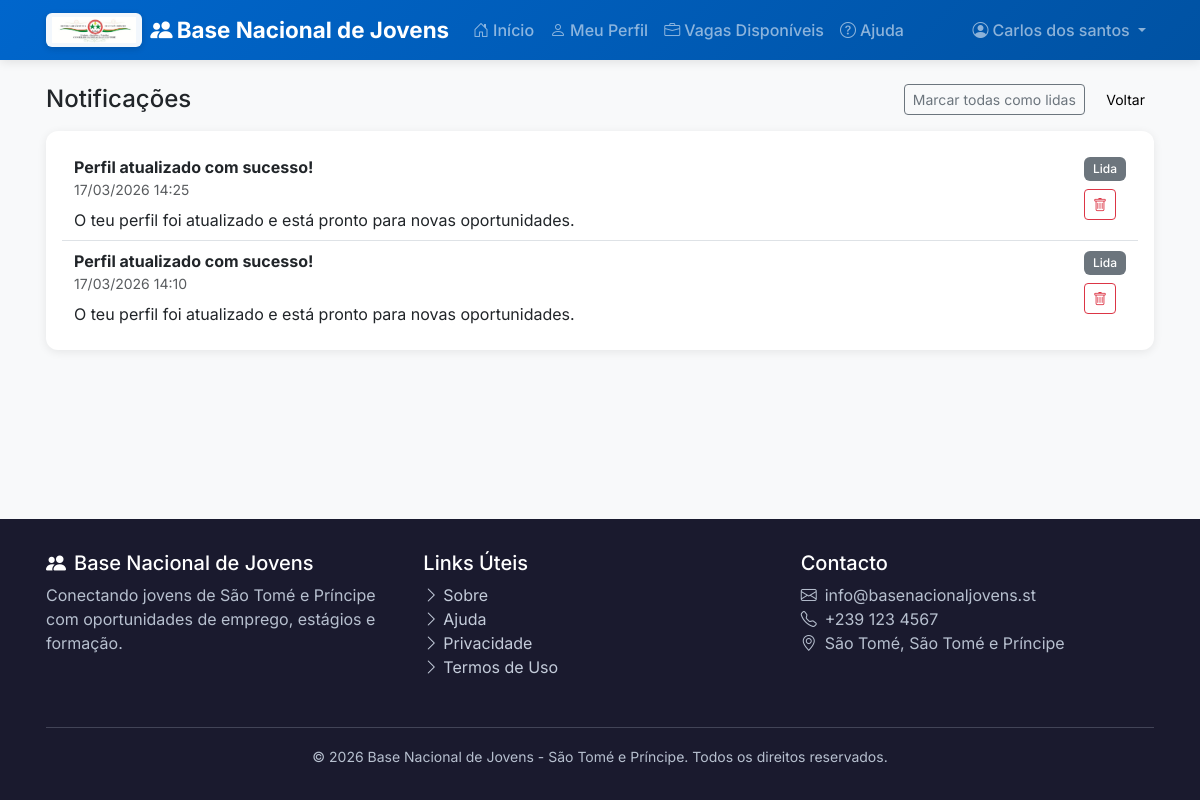
The app's page /accounts/notificacoes/ (signed in), older data.
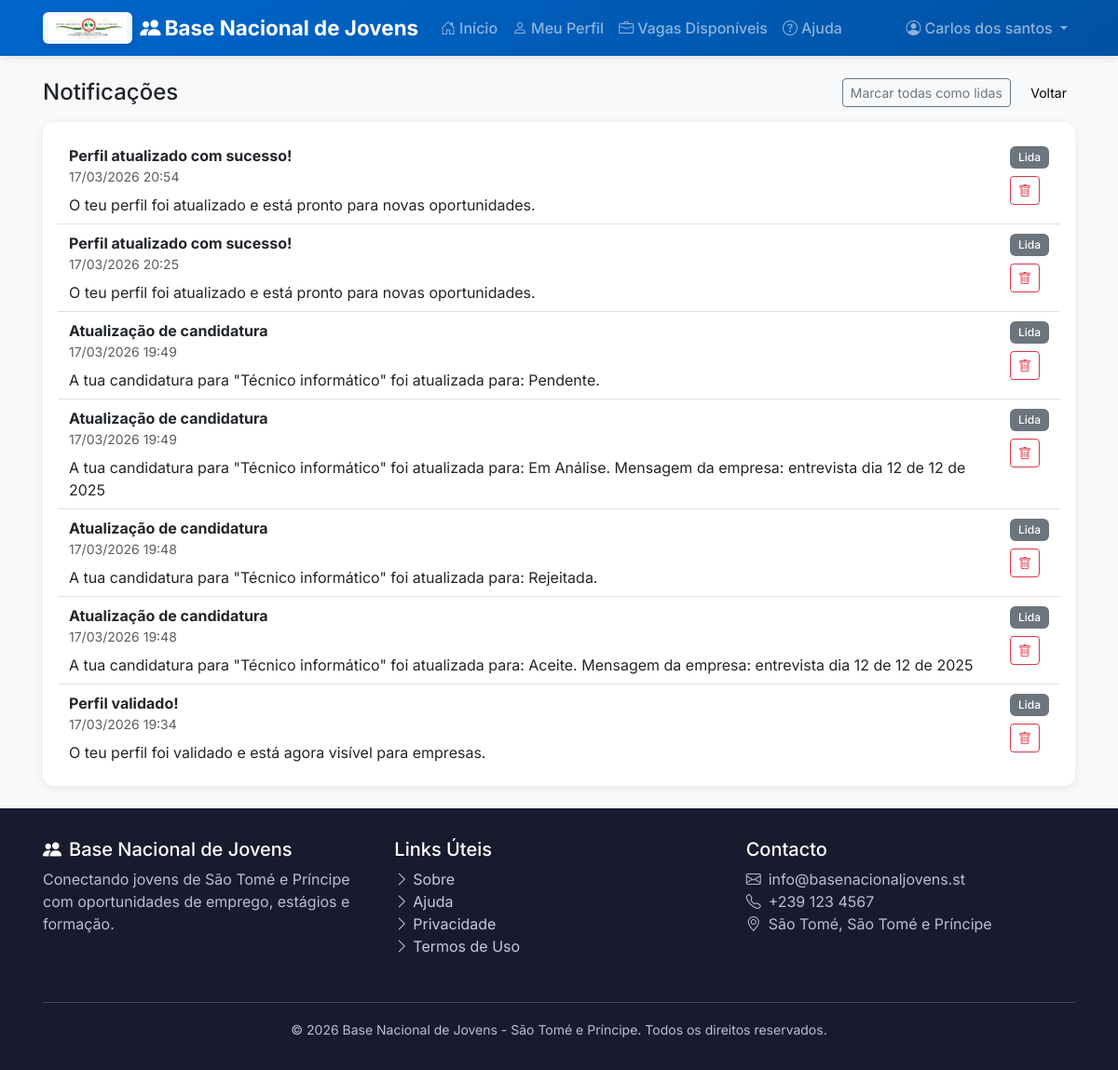
The same page, newer data.
### accounts/models.py (models this page shows, shortened)
class User(AbstractBaseUser, PermissionsMixin):
    class ProfileType(models.TextChoices):
        JOVEM = 'JO', _('Jovem')
        OPERADOR = 'OP', _('Operador Distrital')
        EMPRESA = 'EMP', _('Empresa')
        ADMIN = 'ADM', _('Administrador')
        TECNICO = 'TEC', _('Técnico PNUD')
    email = models.EmailField(_('email address'), unique=True, blank=True, null=True)
    telefone = models.CharField(_('telefone'), max_length=20, unique=True)
    nome = models.CharField(_('nome completo'), max_length=255)
    perfil = models.CharField(
        _('perfil'),
        max_length=3,
        choices=ProfileType.choices,
        default=ProfileType.JOVEM
    )
    distrito = models.ForeignKey(
        'core.District',
        on_delete=models.SET_NULL,
        null=True,
        blank=True,
        verbose_name=_('distrito')
    )
    is_staff = models.BooleanField(_('staff status'), default=False)
    is_active = models.BooleanField(_('active'), default=True)
    is_verified = models.BooleanField(_('verificado'), default=False)
    consentimento_dados = models.BooleanField(
        _('consentimento para uso de dados'),
        default=False,
        help_text=_('Autorizo o uso dos meus dados para fins de empregabilidade')
    )
    consentimento_contacto = models.BooleanField(
        _('consentimento para contacto'),
        default=False,
        help_text=_('Autorizo ser contactado por SMS/WhatsApp/email')
    )
    data_consentimento = models.DateTimeField(null=True, blank=True)
    date_joined = models.DateTimeField(_('date joined'), default=timezone.now)
    last_login = models.DateTimeField(_('last login'), null=True, blank=True)
    nome_empresa = models.CharField(_('nome da empresa'), max_length=255, blank=True)
    nif = models.CharField(_('NIF'), max_length=20, blank=True)
    setor_empresa = models.CharField(_('setor'), max_length=100, blank=True)
    associacao_parceira = models.CharField(_('associação/parceiro'), max_length=255, blank=True)
    objects = UserManager()
    USERNAME_FIELD = 'telefone'
    REQUIRED_FIELDS = ['nome']
    class Meta:
        verbose_name = _('utilizador')
        verbose_name_plural = _('utilizadores')
        ordering = ['-date_joined']
    @property
    def is_jovem(self):
        return self.perfil == self.ProfileType.JOVEM
    def has_youth_profile(self):
        return hasattr(self, 'youth_profile')

### core/models.py (models this page shows, shortened)
class Notification(models.Model):
    TIPO_CHOICES = [
        ('INFO', _('Informação')),
        ('SUCESSO', _('Sucesso')),
        ('ALERTA', _('Alerta')),
        ('ERRO', _('Erro')),
    ]
    user = models.ForeignKey(
        settings.AUTH_USER_MODEL,
        on_delete=models.CASCADE,
        related_name='notifications',
        verbose_name=_('utilizador')
    )
    titulo = models.CharField(_('título'), max_length=255)
    mensagem = models.TextField(_('mensagem'))
    tipo = models.CharField(_('tipo'), max_length=10, choices=TIPO_CHOICES, default='INFO')
    lida = models.BooleanField(_('lida'), default=False)
    created_at = models.DateTimeField(_('criada em'), auto_now_add=True)
    class Meta:
        verbose_name = _('notificação')
        verbose_name_plural = _('notificações')
        ordering = ['-created_at']

### accounts/views.py (the view)
# urls.py: path('notificacoes/', views.notifications_view, name='notifications'),
@login_required
def notifications_view(request):
    notifications = request.user.notifications.all()
    unread = notifications.filter(lida=False)
    unread.update(lida=True)
    context = {
        'notifications': notifications[:50],
        'unread_count': 0
    }
    return render(request, 'accounts/notifications.html', context)

### core/context_processors.py (called while the page is built)
def user_profile(request):
    context = {
        'user_has_profile': False,
        'user_profile_type': None,
        'unread_notifications_count': 0,
        'districts': District.objects.all(),
    }
    if request.user.is_authenticated:
        user = request.user
        context['user_profile_type'] = user.perfil
        if user.is_jovem:
            context['user_has_profile'] = user.has_youth_profile()
        elif user.is_empresa:
            context['user_has_profile'] = user.has_company_profile()
        context['unread_notifications_count'] = Notification.objects.filter(
            user=user, lida=False
        ).count()
    return context

### templates/accounts/notifications.html (shortened to what this page needs)
{% extends 'base/base.html' %}
{% block content %}
<div class="container py-4">
  <div class="row">
    <div class="col-12 mb-3 d-flex justify-content-between align-items-center">
      <h4 class="mb-0">Notificações</h4>
      <div>
        <a href="#" class="btn btn-sm btn-outline-secondary me-2">Marcar todas como lidas</a>
        <a href="{% url 'accounts:profile' %}" class="btn btn-sm btn-light">Voltar</a>
      </div>
    </div>
    <div class="col-12">
      <div class="card">
        <div class="card-body">
          {% if notifications %}
            <ul class="list-group list-group-flush">
              {% for n in notifications %}
                <li class="list-group-item d-flex flex-column flex-md-row justify-content-between align-items-start">
                  <div class="w-100">
                    <div class="d-flex justify-content-between">
                      <div>
                        <strong>{{ n.titulo }}</strong>
                        <div class="small text-muted">{{ n.created_at|date:"d/m/Y H:i" }}</div>
                      </div>
                    </div>
                    <div class="mt-2">{{ n.mensagem }}</div>
                  </div>
                  <div class="ms-md-3 mt-2 mt-md-0">
                    {% if not n.lida %}
                      <span class="badge bg-danger">Nova</span>
                    {% else %}
                      <span class="badge bg-secondary">Lida</span>
                    {% endif %}
                    <form method="post" action="{% url 'accounts:delete_notification' n.id %}" class="mt-2">
                      <button type="submit"
                              class="btn btn-sm btn-outline-danger"
                              title="Eliminar"
                              aria-label="Eliminar"
                              onclick="return confirm('Eliminar esta notificação?');">
                        <i class="bi bi-trash"></i>
                      </button>
                    </form>
                  </div>
                </li>
              {% endfor %}
            </ul>
          {% else %}
            <div class="alert alert-info mb-0">Não há notificações.</div>
          {% endif %}
        </div>
      </div>
    </div>
  </div>
</div>
{% endblock %}

### templates/base/base.html (shortened to what this page needs)
<!DOCTYPE html>
<html lang="pt-pt">
{% load static %}
{% load form_tags %}
<head>
    <link href="https://cdn.jsdelivr.net/npm/bootstrap@5.3.2/dist/css/bootstrap.min.css" rel="stylesheet">
    <link href="https://cdn.jsdelivr.net/npm/bootstrap-icons@1.11.1/font/bootstrap-icons.css" rel="stylesheet">
    <link rel="stylesheet" href="{% static 'css/main.css' %}">
</head>
<body>
    <nav class="navbar navbar-expand-lg navbar-dark">
        <div class="container">
            <a class="navbar-brand d-flex align-items-center gap-2" href="{% url 'home' %}">
                <img src="{% static 'img/cnj_logo.jpg' %}" alt="CNJ" class="navbar-logo">
                <span><i class="bi bi-people-fill me-1"></i>Base Nacional de Jovens</span>
            </a>
            <div class="collapse navbar-collapse" id="navbarNav">
                <ul class="navbar-nav me-auto">
                    <li class="nav-item">
                        <a class="nav-link" href="{% url 'home' %}">
                            <i class="bi bi-house-door me-1"></i>Início
                        </a>
                    </li>
                    {% if user.is_authenticated %}
                        {% if user.is_jovem %}
                            {% if user_has_profile %}
                                <li class="nav-item">
                                    <a class="nav-link" href="{% url 'profiles:detail' %}">
                                        <i class="bi bi-person me-1"></i>Meu Perfil
                                    </a>
                                </li>
                                <li class="nav-item">
                                    <a class="nav-link" href="{% url 'profiles:available_jobs' %}">
                                        <i class="bi bi-briefcase me-1"></i>Vagas Disponíveis
                                    </a>
                                </li>
                            {% else %}
                                <li class="nav-item">
                                    <a class="nav-link" href="{% url 'profiles:wizard' %}">
                                        <i class="bi bi-person-plus me-1"></i>Completar Perfil
                                    </a>
                                </li>
                            {% endif %}
                        {% elif user.is_admin %}
                            <li class="nav-item">
                                <a class="nav-link" href="{% url 'dashboard:admin' %}">
                                    <i class="bi bi-speedometer2 me-1"></i>Admin
                                </a>
                            </li>
                        {% elif user.is_tecnico %}
                            <li class="nav-item">
                                <a class="nav-link" href="{% url 'dashboard:tecnico' %}">
                                    <i class="bi bi-graph-up me-1"></i>Dashboard
                                </a>
                            </li>
                        {% endif %}
                    {% else %}
                        <li class="nav-item">
                            <a class="nav-link" href="{% url 'accounts:login' %}?next={% url 'profiles:available_jobs' %}">
                                <i class="bi bi-briefcase me-1"></i>Vagas Disponíveis
                            </a>
                        </li>
                    {% endif %}
                    <li class="nav-item">
                        <a class="nav-link" href="{% url 'help' %}">
                            <i class="bi bi-question-circle me-1"></i>Ajuda
                        </a>
                    </li>
                </ul>
                <ul class="navbar-nav">
                    {% if user.is_authenticated %}
                        <li class="nav-item dropdown">
                            <a class="nav-link dropdown-toggle" href="#" id="userDropdown" role="button" data-bs-toggle="dropdown">
                                <i class="bi bi-person-circle me-1"></i>{{ user.nome|truncatechars:20 }}
                            </a>
                        </li>
                    {% endif %}
                </ul>
            </div>
        </div>
    </nav>
    <main>
        {% block content %}{% endblock %}
    </main>
    <footer class="footer">
        <div class="container">
            <div class="row">
                <div class="col-md-4 mb-3">
                    <h5><i class="bi bi-people-fill me-2"></i>Base Nacional de Jovens</h5>
                    <p class="text-footer">Conectando jovens de São Tomé e Príncipe com oportunidades de emprego, estágios e formação.</p>
                </div>
                <div class="col-md-4 mb-3">
                    <h5>Links Úteis</h5>
                    <ul class="list-unstyled">
                        <li><a href="{% url 'about' %}"><i class="bi bi-chevron-right me-1"></i>Sobre</a></li>
                        <li><a href="{% url 'help' %}"><i class="bi bi-chevron-right me-1"></i>Ajuda</a></li>
                        <li><a href="{% url 'privacy' %}"><i class="bi bi-chevron-right me-1"></i>Privacidade</a></li>
                        <li><a href="{% url 'terms' %}"><i class="bi bi-chevron-right me-1"></i>Termos de Uso</a></li>
                    </ul>
                </div>
                <div class="col-md-4 mb-3">
                    <h5>Contacto</h5>
                    <p class="text-footer">
                        <i class="bi bi-envelope me-2"></i>info@basenacionaljovens.st<br>
                        <i class="bi bi-telephone me-2"></i>+239 123 4567<br>
                        <i class="bi bi-geo-alt me-2"></i>São Tomé, São Tomé e Príncipe
                    </p>
                </div>
            </div>
            <hr class="my-3">
            <div class="text-center text-footer">
                <small>&copy; {% now "Y" %} Base Nacional de Jovens - São Tomé e Príncipe. Todos os direitos reservados.</small>
            </div>
        </div>
    </footer>
</body>
</html>

### static/css/main.css (style rules this page uses)
:root { --primary-color: #0066cc; --secondary-color: #00a86b; --accent-color: #ff6b35; --dark-color: #1a1a2e; --light-bg: #f8f9fa; }
* { font-family: 'Inter', sans-serif; }
*, *::before, *::after { box-sizing: border-box; }
body { background-color: var(--light-bg); min-height: 100vh; display: flex; flex-direction: column; }
main { flex: 1; }
.navbar { background: linear-gradient(135deg, var(--primary-color) 0%, #0052a3 100%); box-shadow: 0 2px 10px rgba(0,0,0,0.1); }
.navbar-logo { height: 34px; width: auto; max-width: 200px; display: block; background: rgba(255, 255, 255, 0.95); padding: 4px 6px; border-radius: 6px; box-shadow: 0 2px 6px rgba(0,0,0,0.15); }
.navbar-brand { font-weight: 700; font-size: 1.4rem; }
.nav-link { font-weight: 500; transition: all 0.3s ease; }
.card { border: none; border-radius: 12px; box-shadow: 0 2px 10px rgba(0,0,0,0.08); transition: all 0.3s ease; }
.badge { font-weight: 500; padding: 0.5em 0.75em; border-radius: 6px; }
.footer { background: var(--dark-color); color: #b7c0cf; padding: 2rem 0; margin-top: auto; }
.footer a { color: #c4ccda; text-decoration: none; transition: color 0.3s ease; }
.footer .text-footer { color: #b7c0cf !important; }
.footer h5 { color: #ffffff; }
.container { padding-left: 1rem; padding-right: 1rem; }
.list-group-item { padding: 0.5rem 0.75rem; }
.btn { white-space: normal; }
.list-group-item { word-break: break-word; }

Row changes from the older to the newer data that the page shows:
removed Notification: titulo "Perfil atualizado com sucesso!", created_at "17/03/2026 14:25", mensagem "O teu perfil foi atualizado e está pronto para novas oportunidades.", lida "Lida"
removed Notification: titulo "Perfil atualizado com sucesso!", created_at "17/03/2026 14:10", mensagem "O teu perfil foi atualizado e está pronto para novas oportunidades.", lida "Lida"
added Notification: titulo "Perfil atualizado com sucesso!", created_at "17/03/2026 20:54", mensagem "O teu perfil foi atualizado e está pronto para novas oportunidades.", lida "Lida"
added Notification: titulo "Perfil atualizado com sucesso!", created_at "17/03/2026 20:25", mensagem "O teu perfil foi atualizado e está pronto para novas oportunidades.", lida "Lida"
added Notification: titulo "Atualização de candidatura", created_at "17/03/2026 19:49", mensagem "A tua candidatura para \"Técnico informático\" foi atualizada para: Pendente.", lida "Lida"
added Notification: titulo "Atualização de candidatura", created_at "17/03/2026 19:49", mensagem "A tua candidatura para \"Técnico informático\" foi atualizada para: Em Análise. Mensagem da empresa: entrevista dia 12 de 12 de 2025", lida "Lida"
added Notification: titulo "Atualização de candidatura", created_at "17/03/2026 19:48", mensagem "A tua candidatura para \"Técnico informático\" foi atualizada para: Rejeitada.", lida "Lida"
added Notification: titulo "Atualização de candidatura", created_at "17/03/2026 19:48", mensagem "A tua candidatura para \"Técnico informático\" foi atualizada para: Aceite. Mensagem da empresa: entrevista dia 12 de 12 de 2025", lida "Lida"
added Notification: titulo "Perfil validado!", created_at "17/03/2026 19:34", mensagem "O teu perfil foi validado e está agora visível para empresas.", lida "Lida"
